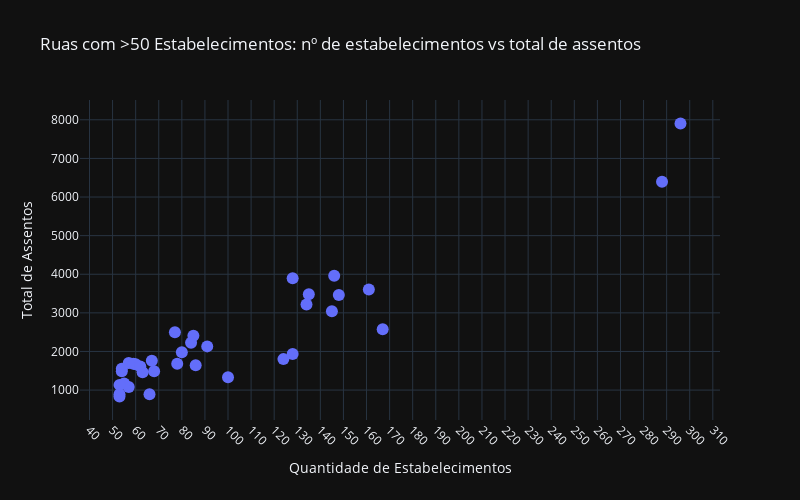

Notebook cell for this chart:
### Markdown cell above
Portanto acima de 50 estabelescimentos seria muitos estabelecimentos por rua.

### Code cell
counts = (
    df
    .groupby('rua', as_index=False)
    .agg(estab_count=('id', 'size'),
         total_chairs=('number', 'sum'))
)

# 2. Filtra só ruas com mais de 50 estabelecimentos
top_ruas = counts[counts['estab_count'] > 50]

# 3. Cria o scatterplot
fig = px.scatter(
    top_ruas,
    x='estab_count',
    y='total_chairs',  # mostra o nome da rua em cada ponto
    title='Ruas com >50 Estabelecimentos: nº de estabelecimentos vs total de assentos',
    labels={
        'estab_count': 'Quantidade de Estabelecimentos',
        'total_chairs': 'Total de Assentos'
    },
    template='plotly_dark'
)
fig.update_layout(xaxis_tickangle=45)

# Ajustes visuais
fig.update_traces(textposition='top center', marker=dict(size=12))
fig.update_layout(xaxis=dict(dtick=10), width=800, height=500)

fig.show()

### Figure 1 — Plotly figure (JSON) as saved in the notebook; plotly's stock layout.template omitted (floating-point values rounded to 4 significant figures)
{"data": [{"hovertemplate": "Quantidade de Estabelecimentos=%{x}<br>Total de Assentos=%{y}<extra></extra>", "legendgroup": "", "marker": {"color": "#636efa", "size": 12, "symbol": "circle"}, "mode": "markers", "name": "", "orientation": "v", "showlegend": false, "textposition": "top center", "type": "scatter", "x": [135, 60, 78, 66, 53, 57, 167, 128, 85, 59, 63, 68, 91, 134, 62, 53, 57, 148, 128, 146, 86, 145, 100, 80, 77, 54, 124, 288, 54, 296, 55, 84, 67, 161, 53], "xaxis": "x", "y": [3484, 1668, 1680, 890, 834, 1700, 2573, 3895, 2409, 1682, 1463, 1485, 2132, 3218, 1614, 893, 1078, 3462, 1933, 3961, 1641, 3042, 1333, 1977, 2497, 1490, 1802, 6397, 1551, 7904, 1172, 2224, 1759, 3603, 1135], "yaxis": "y"}], "layout": {"height": 500, "legend": {"tracegroupgap": 0}, "title": {"text": "Ruas com >50 Estabelecimentos: nº de estabelecimentos vs total de assentos"}, "width": 800, "xaxis": {"anchor": "y", "domain": [0, 1], "dtick": 10, "tickangle": 45, "title": {"text": "Quantidade de Estabelecimentos"}}, "yaxis": {"anchor": "x", "domain": [0, 1], "title": {"text": "Total de Assentos"}}}}
